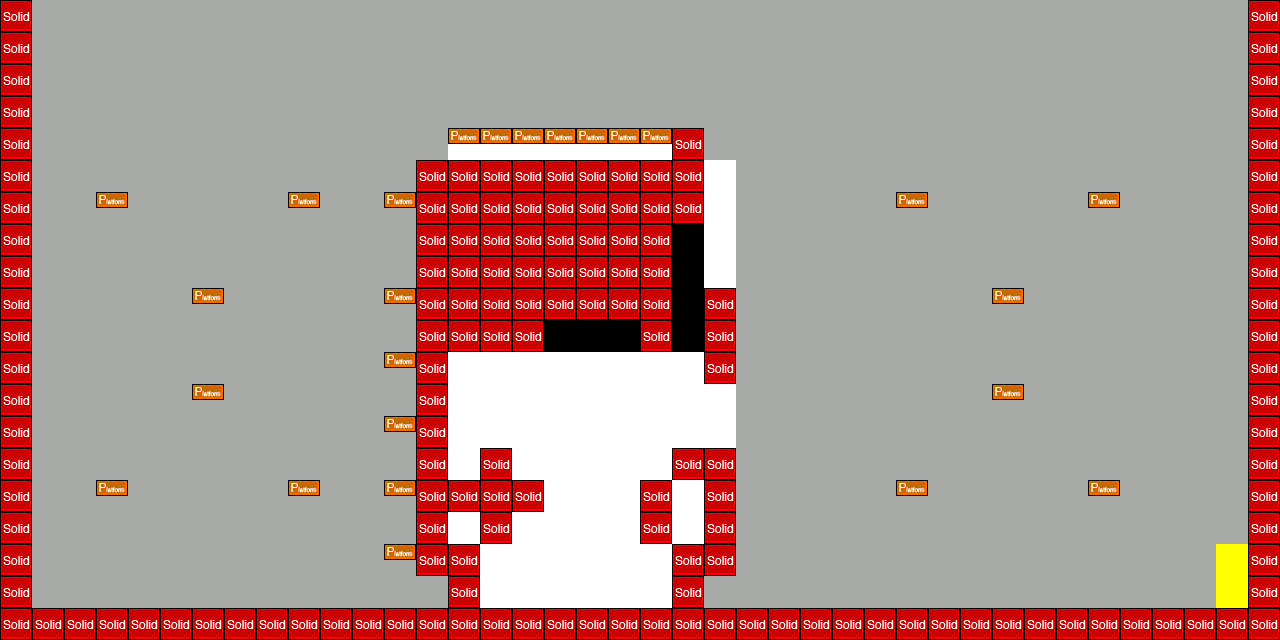

The image is a tile-based game level rendered from a .tmx file. Its description and source (layers, tilesets, objects; grid data summarised) follow:
An orthogonal 40x20 tile map with 32x32 px tiles, 3 tile layers (Gameboy, World, collision), 1 hidden layer not drawn, 2 tilesets and 104 objects (62x CoinEntity, 32x PowerupEntity, 2x heroEntity, 2x Enemy1Entity, 2x Enemy2Entity, ...).

<map version="1.0" orientation="orthogonal" width="40" height="20" tilewidth="32" tileheight="32" backgroundcolor="#a7aba6">
 <tileset firstgid="1" name="tileset32x32" tilewidth="32" tileheight="32">
  <image source="../tileset/tileset32x32.png" width="160" height="32" />
 </tileset>
 <tileset firstgid="6" name="metatiles32x32" tilewidth="32" tileheight="32">
  <image source="../tileset/metatiles32x32.png" width="160" height="32" />
  <tile id="0">
   <properties>
    <property name="type" value="solid" />
   </properties>
  </tile>
  <tile id="1">
   <properties>
    <property name="type" value="platform" />
   </properties>
  </tile>
 </tileset>
 <imagelayer name="Background" width="40" height="20" visible="0">
  <image source="../backgroundImages/Background02.png" />
 </imagelayer>
 <layer name="Gameboy" width="40" height="20">
  <data>[800 cells, 195 non-empty, 2 distinct tile ids]</data>
 </layer>
 <objectgroup name="Black_Hero" width="40" height="20" visible="0" />
 <objectgroup name="White_Hero" width="40" height="20" visible="0">
  <object name="heroEntity" x="64" y="0" width="32" height="64">
   <properties>
    <property name="image" value="white_hero" />
    <property name="spritewidth" value="32" />
   </properties>
  </object>
 </objectgroup>
 <objectgroup name="Red_Acid" width="40" height="20" visible="0">
  <object name="redAcidEntity" x="320" y="0" width="64" height="32">
   <properties>
    <property name="realheight" value="8" />
   </properties>
  </object>
 </objectgroup>
 <objectgroup name="Green_Acid" width="40" height="20" visible="0">
  <object name="greenAcidEntity" x="256" y="0" width="64" height="32">
   <properties>
    <property name="realheight" value="8" />
   </properties>
  </object>
 </objectgroup>
 <objectgroup name="Blue_Acid" width="40" height="20" visible="0">
  <object name="blueAcidEntity" x="384" y="0" width="64" height="32">
   <properties>
    <property name="realheight" value="8" />
   </properties>
  </object>
 </objectgroup>
 <objectgroup name="Black_Enemy" width="40" height="20" visible="0">
  <object name="Enemy1Entity" x="192" y="0" width="64" height="32">
   <properties>
    <property name="image" value="black_enemy1" />
    <property name="spritewidth" value="32" />
    <property name="startposition" value="1" />
   </properties>
  </object>
  <object name="Enemy2Entity" x="192" y="32" width="64" height="32">
   <properties>
    <property name="image" value="black_enemy2" />
    <property name="spritewidth" value="32" />
    <property name="startposition" value="1" />
   </properties>
  </object>
 </objectgroup>
 <objectgroup name="White_Enemy" width="40" height="20" visible="0">
  <object name="Enemy1Entity" x="128" y="0" width="64" height="32">
   <properties>
    <property name="image" value="white_enemy1" />
    <property name="spritewidth" value="32" />
    <property name="startposition" value="1" />
   </properties>
  </object>
  <object name="Enemy2Entity" x="128" y="32" width="64" height="32">
   <properties>
    <property name="image" value="white_enemy2" />
    <property name="spritewidth" value="32" />
    <property name="startposition" value="1" />
   </properties>
  </object>
 </objectgroup>
 <objectgroup name="Black_Coin" width="40" height="20" visible="0">
  <object name="CoinEntity" x="96" y="0" width="32" height="32">
   <properties>
    <property name="image" value="black_coin" />
    <property name="spritewidth" value="32" />
   </properties>
  </object>
 </objectgroup>
 <objectgroup name="White_Coin" width="40" height="20" visible="0">
  <object name="CoinEntity" x="96" y="32" width="32" height="32">
   <properties>
    <property name="image" value="white_coin" />
    <property name="spritewidth" value="32" />
   </properties>
  </object>
 </objectgroup>
 <objectgroup name="Blue_Powerup" width="40" height="20" visible="0">
  <object name="PowerupEntity" x="384" y="32" width="64" height="32">
   <properties>
    <property name="color" value="blue" />
    <property name="image" value="blue_powerup" />
    <property name="move" value="0" />
    <property name="spritewidth" value="32" />
    <property name="startposition" value="0" />
   </properties>
  </object>
 </objectgroup>
 <objectgroup name="Green_Powerup" width="40" height="20" visible="0">
  <object name="PowerupEntity" x="256" y="32" width="64" height="32">
   <properties>
    <property name="color" value="green" />
    <property name="image" value="green_powerup" />
    <property name="move" value="0" />
    <property name="spritewidth" value="32" />
    <property name="startposition" value="0" />
   </properties>
  </object>
 </objectgroup>
 <objectgroup name="Red_Powerup" width="40" height="20" visible="0">
  <object name="PowerupEntity" x="320" y="32" width="64" height="32">
   <properties>
    <property name="color" value="red" />
    <property name="image" value="red_powerup" />
    <property name="move" value="0" />
    <property name="spritewidth" value="32" />
    <property name="startposition" value="0" />
   </properties>
  </object>
  <object name="PowerupEntity" x="512" y="304" width="32" height="32">
   <properties>
    <property name="color" value="green" />
    <property name="image" value="green_powerup" />
    <property name="move" value="0" />
    <property name="spritewidth" value="32" />
    <property name="startposition" value="0" />
   </properties>
  </object>
  <object name="PowerupEntity" x="544" y="304" width="32" height="32">
   <properties>
    <property name="color" value="green" />
    <property name="image" value="green_powerup" />
    <property name="move" value="0" />
    <property name="spritewidth" value="32" />
    <property name="startposition" value="0" />
   </properties>
  </object>
 </objectgroup>
 <objectgroup name="Level" width="40" height="20">
  <object name="me.LevelEntity" x="1216" y="544" width="32" height="64">
   <properties>
    <property name="to" value="level6" />
   </properties>
  </object>
 </objectgroup>
 <objectgroup name="Acids" width="40" height="20" />
 <objectgroup name="Powerups" width="40" height="20">
  <object name="PowerupEntity" x="640" y="480" width="32" height="32">
   <properties>
    <property name="color" value="red" />
    <property name="image" value="red_powerup" />
    <property name="move" value="0" />
    <property name="spritewidth" value="32" />
    <property name="startposition" value="0" />
   </properties>
  </object>
  <object name="PowerupEntity" x="480" y="192" width="32" height="32">
   <properties>
    <property name="color" value="green" />
    <property name="image" value="green_powerup" />
    <property name="move" value="0" />
    <property name="spritewidth" value="32" />
    <property name="startposition" value="0" />
   </properties>
  </object>
  <object name="PowerupEntity" x="512" y="192" width="32" height="32">
   <properties>
    <property name="color" value="green" />
    <property name="image" value="green_powerup" />
    <property name="move" value="0" />
    <property name="spritewidth" value="32" />
    <property name="startposition" value="0" />
   </properties>
  </object>
  </objectgroup>
 <objectgroup name="Enemies" width="40" height="20" />
 <objectgroup name="Coins" width="40" height="20">
  <!-- 60 objects omitted --></objectgroup>
 <objectgroup name="Heros" width="40" height="20">
  <!-- 1 objects omitted --></objectgroup>
 <layer name="World" width="40" height="20">
  <data>[800 cells, 116 non-empty, 3 distinct tile ids]</data>
 </layer>
 <layer name="collision" width="40" height="20">
  <data>[800 cells, 177 non-empty, 2 distinct tile ids]</data>
 </layer>
</map>
<!-- 85 of 104 objects omitted -->
